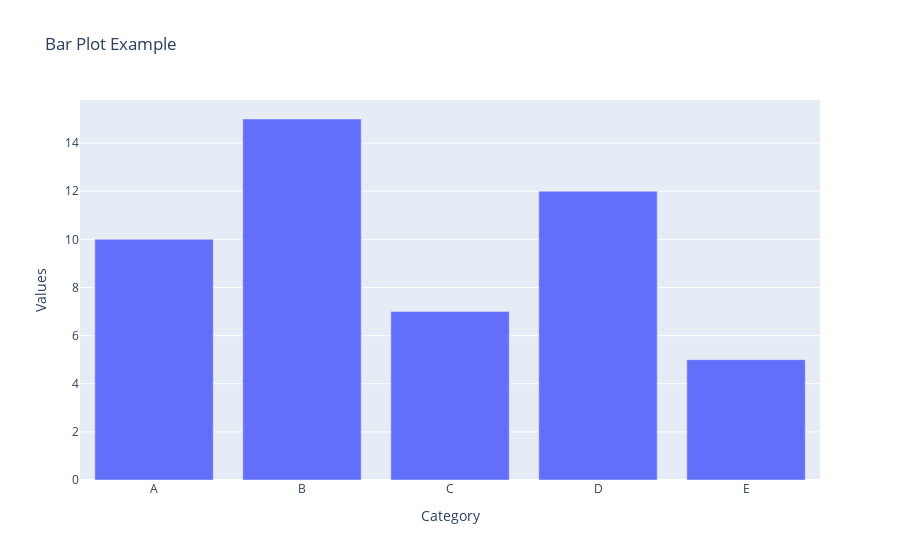

Here is the notebook cell this chart was saved with:
### Code cell
# Generating the bar plot
fig = px.bar(df, x='Category', y='Values', title="Bar Plot Example", labels={'Category': 'Category', 'Values': 'Values'})

# Showing the plot
fig.show()

### Figure 1 — Plotly figure (JSON) as saved in the notebook; plotly's stock layout.template omitted (floating-point values rounded to 4 significant figures)
{"data": [{"alignmentgroup": "True", "hovertemplate": "Category=%{x}<br>Values=%{y}<extra></extra>", "legendgroup": "", "marker": {"color": "#636efa", "pattern": {"shape": ""}}, "name": "", "offsetgroup": "", "orientation": "v", "showlegend": false, "textposition": "auto", "type": "bar", "x": ["A", "B", "C", "D", "E"], "xaxis": "x", "y": [10, 15, 7, 12, 5], "yaxis": "y"}], "layout": {"autosize": true, "barmode": "relative", "legend": {"tracegroupgap": 0}, "title": {"text": "Bar Plot Example"}, "xaxis": {"anchor": "y", "autorange": true, "domain": [0, 1], "range": [-0.5, 4.5], "title": {"text": "Category"}, "type": "category"}, "yaxis": {"anchor": "x", "autorange": true, "domain": [0, 1], "range": [0, 15.79], "title": {"text": "Values"}, "type": "linear"}}}
